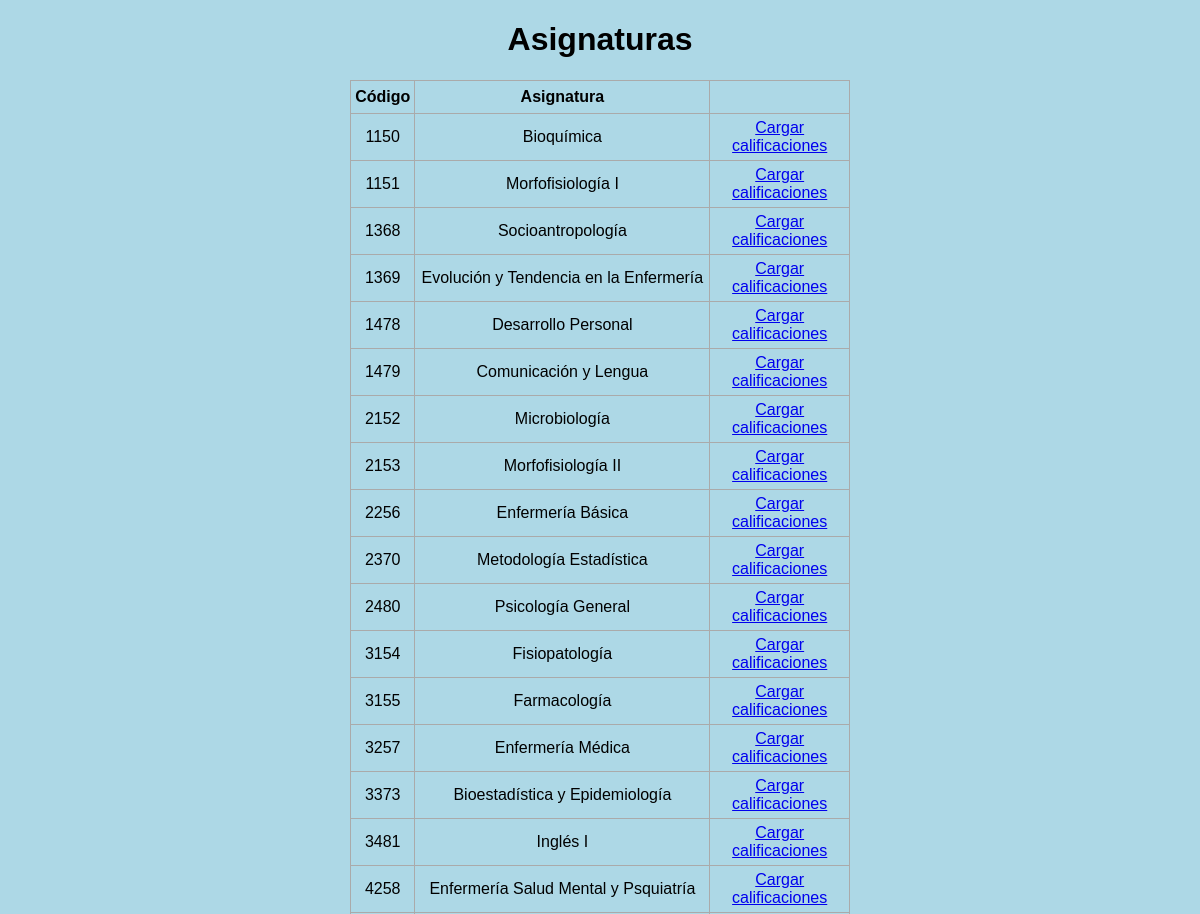
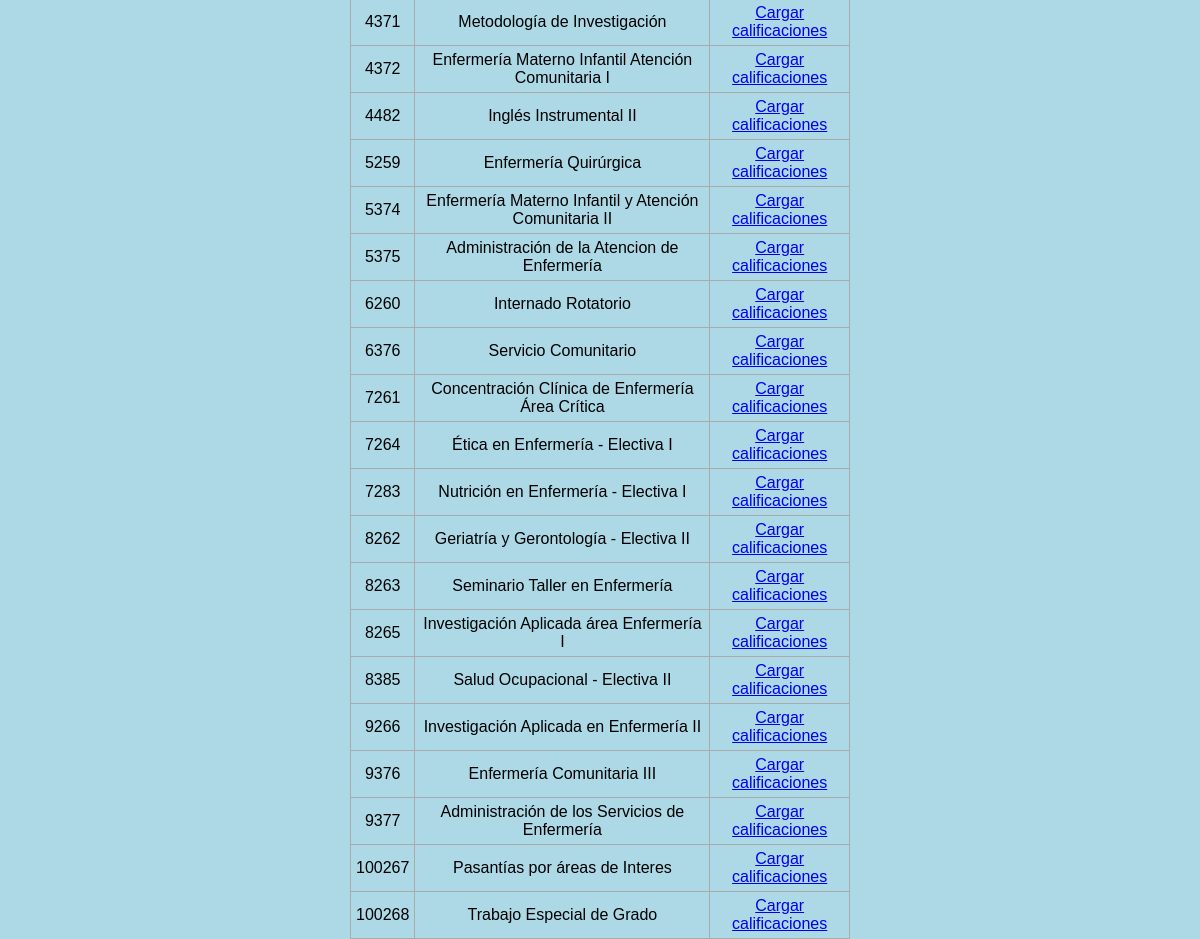
Page /asignaturas_notas on the committed database (2 pictures, top to bottom).
### inscripcion.py (models this page shows, shortened)
class Asignatura(db.Model):
    cod_asig = db.Column(db.Integer, primary_key=True)
    nombre = db.Column(db.String(200), nullable=False)
    unidad_creditos = db.Column(db.Integer)

### inscripcion.py (the view)
@app.route('/asignaturas_notas', methods=['GET', 'POST'])
def listar_asignaturas():
    if request.method == 'POST':
        pass
    else:
        asignaturas = Asignatura.query.all()
        return render_template('asignaturas_notas.html', asignaturas=asignaturas)

### templates/asignaturas_notas.html (shortened to what this page needs)
{% extends 'base.html' %}
{% block body %}
<div class="content">
    <h1 style="text-align: center">Asignaturas</h1>
    {% if asignaturas|length < 1 %}
    <h4 style="text-align: center">No hay asignaturas registradas aún!</h4>
    {% else %}
    <table>
        <tr>
            <th>Código</th>
            <th>Asignatura</th>
        </tr>
        {% for asignatura in asignaturas %}
        <tr>
            <td>{{ asignatura.cod_asig }}</td>
            <td>{{ asignatura.nombre }}</td>
            <td>
                <a href="/estudiantes_notas/{{asignatura.cod_asig}}">Cargar calificaciones</a>
            </td>
        </tr>
        {% endfor %}
    </table>
    {% endif %}
</div>
{% endblock %}

### templates/base.html (shortened to what this page needs)
<!DOCTYPE html>
<html lang="en">
<head>
    <link rel="stylesheet", href="{{ url_for('static', filename='css/main.css')}}">
</head>
<body>
    {% block body%} {% endblock %}
</body>
</html>

### static/css/main.css (style rules this page uses)
body, html { margin: 0; font-family: sans-serif; background-color: lightblue; }
.content { margin: 0 auto; width: 500px; }
table, td, th { border: 1px solid #aaa; }
table { border-collapse: collapse; width: 100%; }
th { height: 30px; }
td { text-align: center; padding: 5px; }

### rows in the picture
Asignatura: cod_asig "1150", nombre "Bioquímica"
Asignatura: cod_asig "1151", nombre "Morfofisiología I"
Asignatura: cod_asig "1368", nombre "Socioantropología"
Asignatura: cod_asig "1369", nombre "Evolución y Tendencia en la Enfermería"
Asignatura: cod_asig "1478", nombre "Desarrollo Personal"
Asignatura: cod_asig "1479", nombre "Comunicación y Lengua"
Asignatura: cod_asig "2152", nombre "Microbiología"
Asignatura: cod_asig "2153", nombre "Morfofisiología II"
Asignatura: cod_asig "2256", nombre "Enfermería Básica"
Asignatura: cod_asig "2370", nombre "Metodología Estadística"
Asignatura: cod_asig "2480", nombre "Psicología General"
Asignatura: cod_asig "3154", nombre "Fisiopatología"
Asignatura: cod_asig "3155", nombre "Farmacología"
Asignatura: cod_asig "3257", nombre "Enfermería Médica"
Asignatura: cod_asig "3373", nombre "Bioestadística y Epidemiología"
Asignatura: cod_asig "3481", nombre "Inglés I"
Asignatura: cod_asig "4258", nombre "Enfermería Salud Mental y Psquiatría"
Asignatura: cod_asig "4371", nombre "Metodología de Investigación"
Asignatura: cod_asig "4372", nombre "Enfermería Materno Infantil Atención Comunitaria I"
Asignatura: cod_asig "4482", nombre "Inglés Instrumental II"
Asignatura: cod_asig "5259", nombre "Enfermería Quirúrgica"
Asignatura: cod_asig "5374", nombre "Enfermería Materno Infantil y Atención Comunitaria II"
Asignatura: cod_asig "5375", nombre "Administración de la Atencion de Enfermería"
Asignatura: cod_asig "6260", nombre "Internado Rotatorio"
Asignatura: cod_asig "6376", nombre "Servicio Comunitario"
Asignatura: cod_asig "7261", nombre "Concentración Clínica de Enfermería Área Crítica"
Asignatura: cod_asig "7264", nombre "Ética en Enfermería - Electiva I"
Asignatura: cod_asig "7283", nombre "Nutrición en Enfermería - Electiva I"
Asignatura: cod_asig "8262", nombre "Geriatría y Gerontología - Electiva II"
Asignatura: cod_asig "8263", nombre "Seminario Taller en Enfermería"
Asignatura: cod_asig "8265", nombre "Investigación Aplicada área Enfermería I"
Asignatura: cod_asig "8385", nombre "Salud Ocupacional - Electiva II"
Asignatura: cod_asig "9266", nombre "Investigación Aplicada en Enfermería II"
Asignatura: cod_asig "9376", nombre "Enfermería Comunitaria III"
Asignatura: cod_asig "9377", nombre "Administración de los Servicios de Enfermería"
Asignatura: cod_asig "100267", nombre "Pasantías por áreas de Interes"
Asignatura: cod_asig "100268", nombre "Trabajo Especial de Grado"
